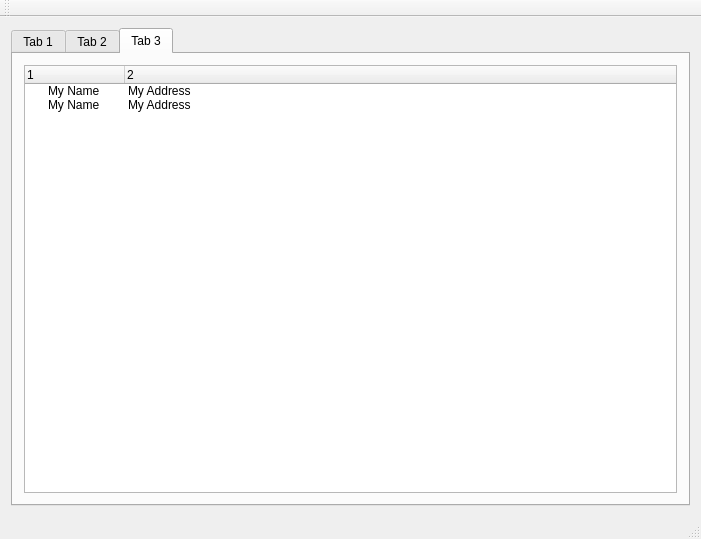
<?xml version="1.0" encoding="UTF-8"?>
<ui version="4.0">
 <class>MainWindow</class>
 <widget class="QMainWindow" name="MainWindow">
  <property name="geometry">
   <rect>
    <x>0</x>
    <y>0</y>
    <width>701</width>
    <height>539</height>
   </rect>
  </property>
  <property name="windowTitle">
   <string>MainWindow</string>
  </property>
  <widget class="QWidget" name="centralWidget">
   <layout class="QHBoxLayout" name="horizontalLayout">
    <item>
     <widget class="QTabWidget" name="tabWidget">
      <property name="currentIndex">
       <number>2</number>
      </property>
      <widget class="QWidget" name="tab">
       <attribute name="title">
        <string>Tab 1</string>
       </attribute>
       <layout class="QVBoxLayout" name="verticalLayout">
        <item>
         <widget class="QTableView" name="tableView"/>
        </item>
        <item>
         <layout class="QGridLayout" name="gridLayout">
          <property name="topMargin">
           <number>0</number>
          </property>
          <item row="1" column="3">
           <widget class="QPushButton" name="buttonRight">
            <property name="text">
             <string>Right</string>
            </property>
           </widget>
          </item>
          <item row="0" column="1">
           <widget class="QPushButton" name="buttonUp">
            <property name="text">
             <string>Up</string>
            </property>
           </widget>
          </item>
          <item row="1" column="1">
           <widget class="QPushButton" name="buttonDown">
            <property name="text">
             <string>Down</string>
            </property>
           </widget>
          </item>
          <item row="1" column="0">
           <widget class="QPushButton" name="buttonLeft">
            <property name="text">
             <string>Left</string>
            </property>
           </widget>
          </item>
         </layout>
        </item>
       </layout>
      </widget>
      <widget class="QWidget" name="tab_2">
       <attribute name="title">
        <string>Tab 2</string>
       </attribute>
       <layout class="QVBoxLayout" name="verticalLayout_2">
        <item>
         <widget class="QTableView" name="tableView_2"/>
        </item>
       </layout>
      </widget>
      <widget class="QWidget" name="tab_3">
       <attribute name="title">
        <string>Tab 3</string>
       </attribute>
       <layout class="QVBoxLayout" name="verticalLayout_3">
        <item>
         <widget class="QTreeWidget" name="treeWidget">
          <column>
           <property name="text">
            <string>1</string>
           </property>
          </column>
          <column>
           <property name="text">
            <string>2</string>
           </property>
          </column>
          <item>
           <property name="text">
            <string>My Name</string>
           </property>
           <property name="text">
            <string>My Address</string>
           </property>
          </item>
          <item>
           <property name="text">
            <string>My Name</string>
           </property>
           <property name="text">
            <string>My Address</string>
           </property>
          </item>
         </widget>
        </item>
       </layout>
      </widget>
     </widget>
    </item>
   </layout>
  </widget>
  <widget class="QMenuBar" name="menuBar">
   <property name="geometry">
    <rect>
     <x>0</x>
     <y>0</y>
     <width>701</width>
     <height>21</height>
    </rect>
   </property>
  </widget>
  <widget class="QToolBar" name="mainToolBar">
   <attribute name="toolBarArea">
    <enum>TopToolBarArea</enum>
   </attribute>
   <attribute name="toolBarBreak">
    <bool>false</bool>
   </attribute>
  </widget>
  <widget class="QStatusBar" name="statusBar"/>
 </widget>
 <layoutdefault spacing="6" margin="11"/>
 <resources/>
 <connections/>
</ui>
